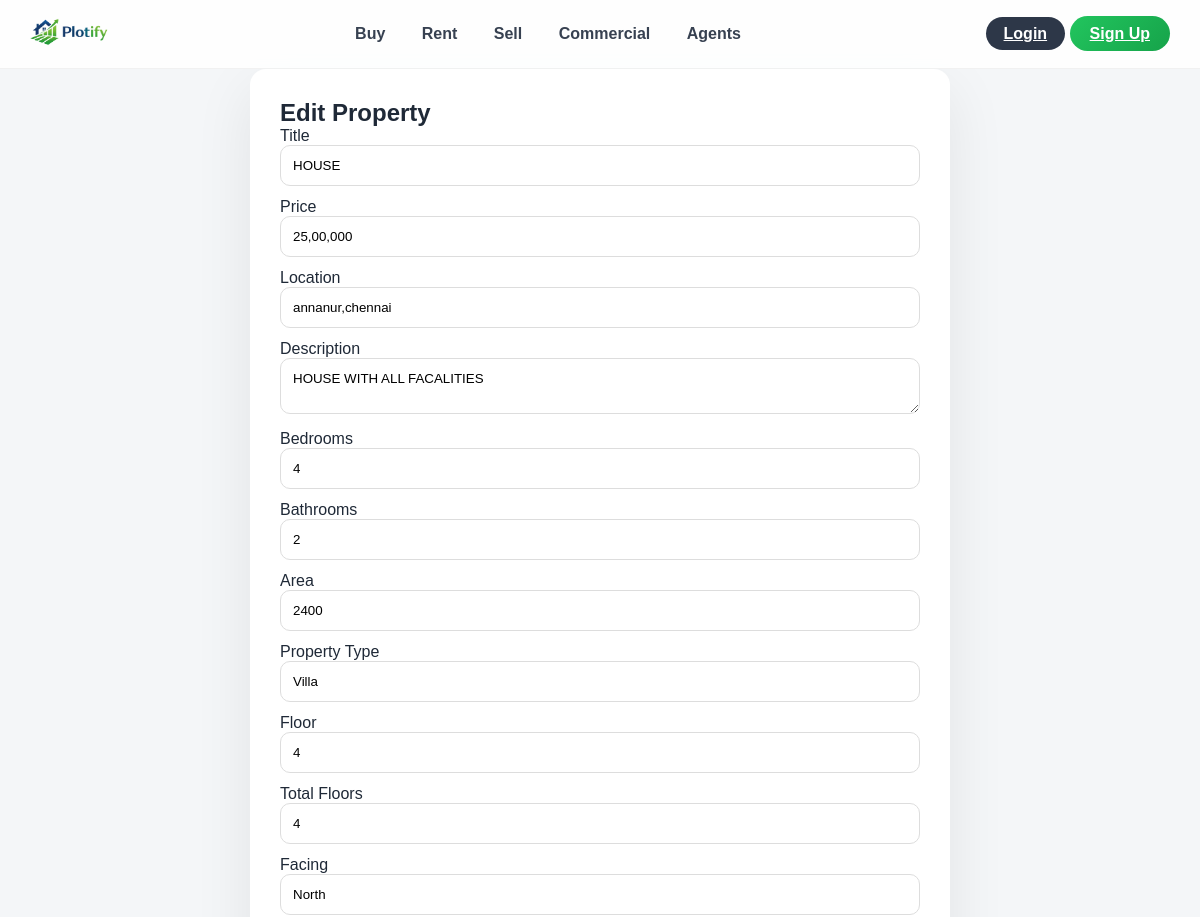
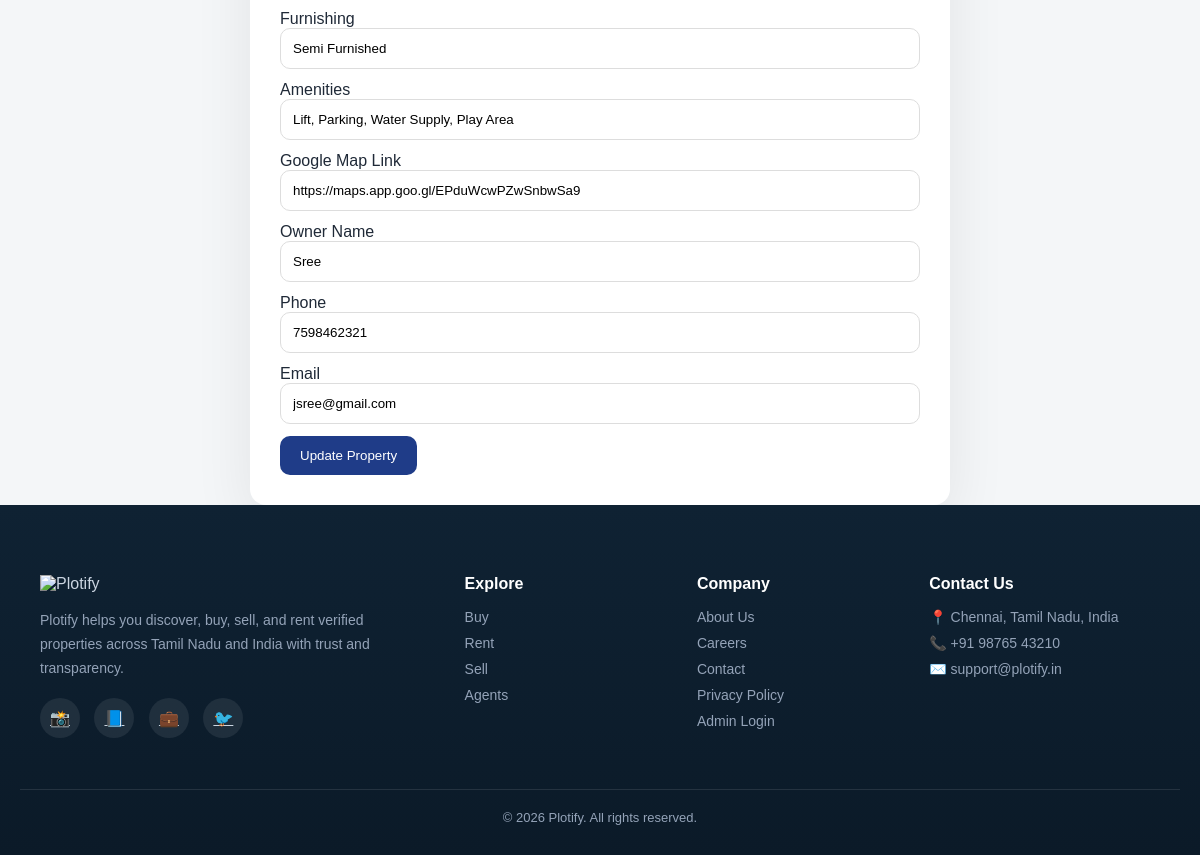
Screenshot of /admin/edit/e3ca3a3f-e2ed-409a-ad2f-f09a0c49ddf1 (signed in) with the database file from the repository (2 pictures, top to bottom).
### modules/models.py (models this page shows)
class Property(db.Model):
    __tablename__ = "properties"
    id = db.Column(db.String, primary_key=True, default=lambda: str(uuid.uuid4()))
    title = db.Column(db.String(200))
    price = db.Column(db.String(100))
    category = db.Column(db.String(50))   # Sell / Rent / Commercial
    location = db.Column(db.String(200))
    description = db.Column(db.Text)
    bedrooms = db.Column(db.String(10))
    bathrooms = db.Column(db.String(10))
    area = db.Column(db.String(50))
    type = db.Column(db.String(50))        # House / Apartment / Office
    status = db.Column(db.String(50), default="Ready to Move")
    owner_name = db.Column(db.String(100))
    phone = db.Column(db.String(20))
    email = db.Column(db.String(100))
    image = db.Column(db.String(200))
    posted = db.Column(db.String(50))
    verified = db.Column(db.Boolean, default=True)
    featured = db.Column(db.Boolean, default=False)
    amenities = db.Column(db.Text)
    identity_doc = db.Column(db.String(200))
    ownership_doc = db.Column(db.String(200))
    map_link = db.Column(db.String(300))
    floor = db.Column(db.String(20))
    total_floors = db.Column(db.String(20))
    furnishing = db.Column(db.String(50))
    facing = db.Column(db.String(50))
    user_id = db.Column(db.String, db.ForeignKey("users.id"))

### modules/admin/routes.py (the view, shortened to what this page needs)
@admin_bp.route("/admin/edit/<id>", methods=["GET", "POST"])
@admin_required
def edit_property(id):
    from modules.models import db
    p = Property.query.get(id)
    return render_template("admin/edit_property.html", property=p)

### modules/admin/routes.py (called while the page is built)
def admin_required(f):
    @wraps(f)
    def decorated_function(*args, **kwargs):
        if not session.get("admin"):
            return redirect("/admin-login")
        return f(*args, **kwargs)
    return decorated_function

### templates/admin/edit_property.html
{% extends "base.html" %}
{% block content %}
<div class="admin-form">
  <h2>Edit Property</h2>
  <form method="POST">
    <label>Title</label>
    <input type="text" name="title" value="{{ property.title }}">
    <label>Price</label>
    <input type="text" name="price" value="{{ property.price }}">
    <label>Location</label>
    <input type="text" name="location" value="{{ property.location }}">
    <label>Description</label>
    <textarea name="description">{{ property.description }}</textarea>
    <label>Bedrooms</label>
    <input type="text" name="bedrooms" value="{{ property.bedrooms }}">
    <label>Bathrooms</label>
    <input type="text" name="bathrooms" value="{{ property.bathrooms }}">
    <label>Area</label>
    <input type="text" name="area" value="{{ property.area }}">
    <label>Property Type</label>
    <input type="text" name="type" value="{{ property.type }}">
    <label>Floor</label>
    <input type="text" name="floor" value="{{ property.floor }}">
    <label>Total Floors</label>
    <input type="text" name="total_floors" value="{{ property.total_floors }}">
    <label>Facing</label>
    <input type="text" name="facing" value="{{ property.facing }}">
    <label>Furnishing</label>
    <input type="text" name="furnishing" value="{{ property.furnishing }}">
    <label>Amenities</label>
    <input type="text" name="amenities" value="{{ property.amenities }}">
    <label>Google Map Link</label>
    <input type="text" name="map_link" value="{{ property.map_link }}">
    <label>Owner Name</label>
    <input type="text" name="owner_name" value="{{ property.owner_name }}">
    <label>Phone</label>
    <input type="text" name="phone" value="{{ property.phone }}">
    <label>Email</label>
    <input type="text" name="email" value="{{ property.email }}">
    <button type="submit">Update Property</button>
  </form>
</div>
{% endblock %}

### static/css/base.css (style rules this page uses)
:root { --blue: #2C3E50; --green: #2ECC71; --light: #F4F6F8; --dark: #333; --accent: #e63946; }
* { margin: 0; padding: 0; box-sizing: border-box; }
body { font-family: 'Sora', sans-serif; background: #f7f9fc; color: #1f2937; }
* { transition: all 0.25s ease; }
* { margin: 0; padding: 0; box-sizing: border-box; font-family: Arial, sans-serif; }
html, body { width: 100%; background: var(--light); }

### static/css/admin.css (style rules this page uses)
.admin-form { max-width: 700px; margin: auto; background: white; padding: 30px; border-radius: 16px; box-shadow: 0 20px 60px rgba(0,0,0,0.08); }
.admin-form input, .admin-form textarea { width: 100%; padding: 12px; margin-bottom: 12px; border-radius: 10px; border: 1px solid #ddd; }
.admin-form button { background: #1f3c88; color: white; padding: 12px 20px; border-radius: 10px; border: none; }

### rows the page displays
Property: title "HOUSE", price "25,00,000", location "annanur,chennai", description "HOUSE WITH ALL FACALITIES", bedrooms "4", bathrooms "2", area "2400", type "Villa", floor "4", total_floors "4", facing "North", furnishing "Semi Furnished", amenities "Lift, Parking, Water Supply, Play Area", map_link "https://maps.app.goo.gl/EPduWcwPZwSnbwSa9", owner_name "Sree", phone "7598462321", email "jsree@gmail.com"
